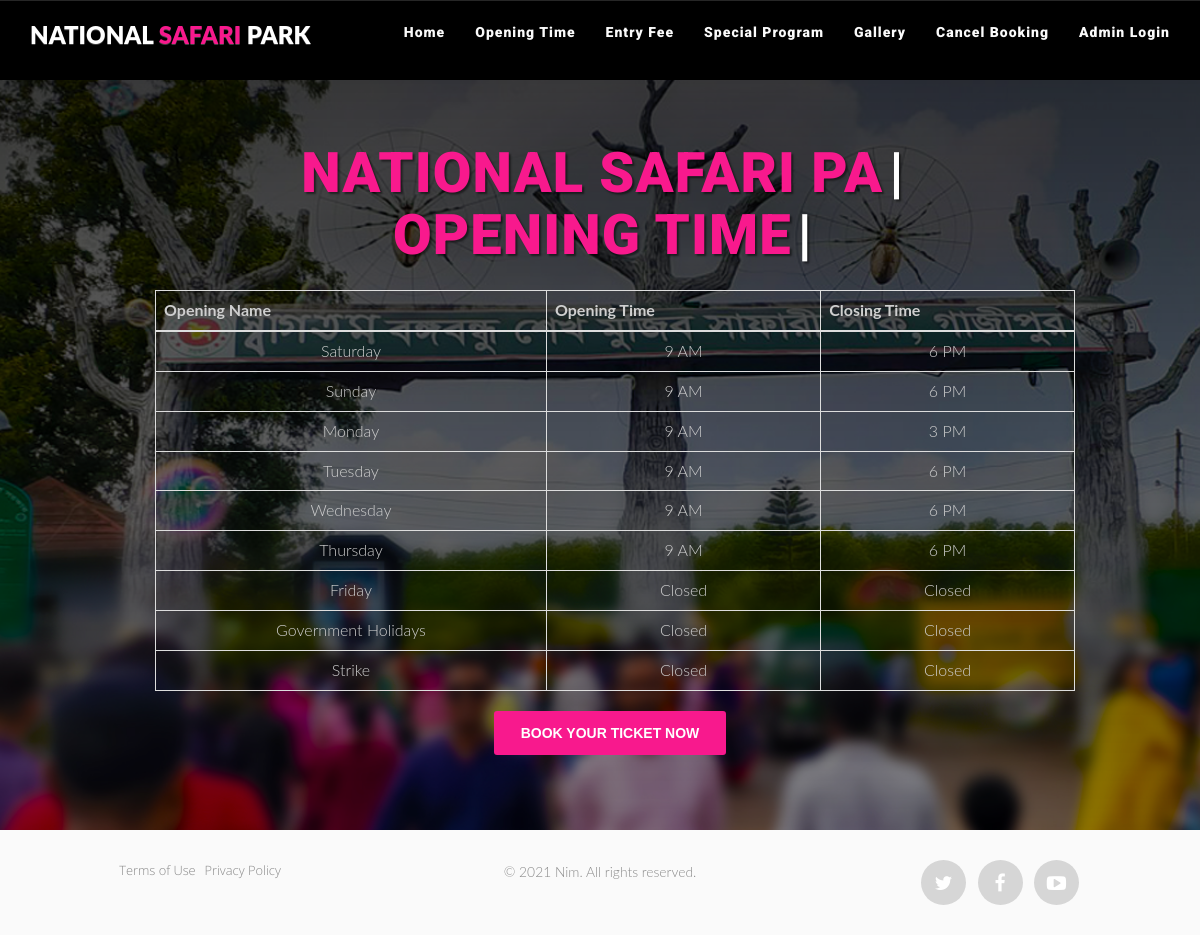
Screenshot of /openingTime.php with the database file from the repository.
### tables this page shows
CREATE TABLE `opening_time` (
  `opening_id` int(11) NOT NULL AUTO_INCREMENT,
  `opening_name` varchar(20) NOT NULL,
  `opening_time` varchar(20) NOT NULL,
  `closing_time` varchar(20) NOT NULL,
  PRIMARY KEY (`opening_id`)
);

### openingTime.php (the view, shortened to what this page needs)
<!DOCTYPE html>
<html>
<head>
<link rel="stylesheet" type="text/css" href="library/font-awesome-4.3.0/css/font-awesome.min.css">
<link rel="stylesheet" type="text/css" href="css/animate.css">
<link rel="stylesheet" type="text/css" href="css/owl.carousel.css">
<link rel="stylesheet" type="text/css" href="css/owl.theme.css">
<link rel="stylesheet" type="text/css" href="css/magnific-popup.css">
<link rel="stylesheet" type="text/css" href="library/bootstrap/css/bootstrap-theme.min.css">
<link rel="stylesheet" type="text/css" href="library/bootstrap/css/bootstrap.css">
<link rel="stylesheet" type="text/css" href="css/style.css">
<link rel="stylesheet" type="text/css" href="css/responsive.css">
<link rel="stylesheet" type="text/css" href="css/color/rose.css">
</head>
<body>
<div class="wrapper">
<?php
include_once('includes/navbar.php');
include_once('database/easyConnection.php');
?>
<section class="main-heading" id="home">
<div class="overlay">
<div class="container">
<div class="row">
<div class="main-heading-content col-md-12 col-sm-12 text-center">
<br>
<br>
<br>
<br>
<br>
<br>
<br>
<br>
<br>
<br>
<br>
<br>
<h1 class="main-heading-title"><span class="main-element themecolor" data-elements=" National Safari Park, National Safari Park, National Safari Park"></span></h1>
<h1 class="main-heading-title"><span class="main-element themecolor" data-elements="  Opening Time, Opening Time, Opening Time"></span></h1>
<div class="container-fluid ">
<div class="container">
<div class="col-md-1">
    </div>
	<div class="col-md-10">
        <br>
		<table id="myTable-book" class="table table-bordered table-hover" cellspacing="0" width="100%">
	    <thead>
	    <tr>
	        <th>Opening Name</th>
			<th>Opening Time</th>
			<th>Closing Time</th>
	    </tr>
	    </thead>
        <tbody>
        <?php
        $query = "SELECT * FROM `opening_time` ORDER BY `opening_id` ASC";
        $times = mysqli_query($con,$query);
        ?>
        <?php foreach($times as $row): ?>
    		<tr>
                <td><?php echo $row['opening_name']; ?></td>
    			<td><?php echo $row['opening_time']; ?></td>
				<td><?php echo $row['closing_time']; ?></td>
    		</tr>
        <?php endforeach; ?>
        </tbody>
    </table>
	</div>
	<div class="btn-bar">
		<a href="reserved.php" class="btn btn-custom theme_background_color">Book Your Ticket Now</a>
    </div>
</div>
</div>
</div>
</div>
</div>
</div>
</div>
</body>
<?php
include_once('includes/footer.php');
?>
</body>
</html>

### css/style.css (style rules this page uses)
* { padding: 0; margin: 0; vertical-align: baseline; }
html { -webkit-font-smoothing:antialiased; }
body,div,dl,dt,dd,ul,ol,li,h1,h2,h3,h4,h5,h6,pre,form,fieldset,p,blockquote,hr,th,td { margin:0; padding:0; }
body { color: #fff; font: normal 16px "Roboto", "Helvetica Neue", Helvetica, Arial, sans-serif; font-weight: 300; background-color: #000; overflow-x: hidden; line-height: 1.5; font-family: 'Lato', sans-serif; text-rendering: optimizeLegibility !important; -webkit-font-smoothing: antialiased !important; }
a { text-decoration: none !important; transition:all 0.3s linear; -webkit-transition:all 0.3s linear; -moz-transition:all 0.3s linear; -ms-transition:all 0.3s linear; -o-transition:all 0.3s linear; }
.wrapper { width:100%; height:100%; position:relative; }
h1, h2, h3, h4, h5, h6, .h1, .h2, .h3, .h4, .h5, .h6 { font-family: 'Roboto', sans-serif; margin: 0; }
.btn { font-size: 14px; font-family: 'Source Sans Pro', sans-serif; text-transform: uppercase; border-radius: 0; }
.btn-custom { border-radius: 3px; padding: 0.8em 1.8em; color: #fff; font-weight: 700; -webkit-transition: all .5s ease-out; -moz-transition: all .5s ease-out; transition: all .5s ease-out; text-transform: uppercase; }
.btn-bar a { margin-right: 10px; }
.main-heading { background: url(../images/main.jpg) center center no-repeat; background-size:cover; background-attachment: fixed; color: #cfcfcf; margin-top:80px; }
.overlay { background: -moz-linear-gradient(top, rgba(0,0,0,0.8) 0%, rgba(0,0,0,0.73) 17%, rgba(0,0,0,0.66) 35%, rgba(0,0,0,0.55) 62%, rgba(0,0,0,0.4) 100%); background: -webkit-gradient(linear, left top, left bottom, color-stop(0%,rgba(0,0,0,0.8)), color-stop(17%,rgba(0,0,0,0.73)), color-stop(35%,rgba(0,0,0,0.66)), color-stop(62%,rgba(0,0,0,0.55)), color-stop(100%,rgba(0,0,0,0.4))); background: -webkit-linear-gradient(top, rgba(0,0,0,0.8) 0%,rgba(0,0,0,0.73) 17%,rgba(0,0,0,0.66) 35%,rgba(0,0,0,0.55) 62%,rgba(0,0,0,0.4) 100%); background: -o-linear-gradient(top, rgba(0,0,0,0.8) 0%,rgba(0,0,0,0.73) 17%,rgba(0,0,0,0.66) 35%,rgba(0,0,0,0.55) 62%,rgba(0,0,0,0.4) 100%); background: -ms-linear-gradient(top, rgba(0,0,0,0.8) 0%,rgba(0,0,0,0.73) 17%,rgba(0,0,0,0.66) 35%,rgba(0,0,0,0.55) 62%,rgba(0,0,0,0.4) 100%); background: linear-gradient(to bottom, rgba(0,0,0,0.8) 0%,rgba(0,0,0,0.73) 17%,rgba(0,0,0,0.66) 35%,rgba(0,0,0,0.55) 62%,rgba(0,0,0,0.4) 100%); filter: progid:DXImageTransform.Microsoft.gradient( startColorstr='#cc000000', endColorstr='#66000000',GradientType=0 ); background-attachment: fixed; height:auto; height:100%; position:relative; }
.overlay > .container { padding:170px 0px; }
.main-heading >.overlay { height: 750px; }
.main-heading-content { -webkit-transform: translateY(-50%); -ms-transform: translateY(-50%); transform: translateY(-50%); position: absolute; top: 30%; left: 0; right: 0; }
.main-heading-title { font-weight: 900; color: #ffffff; text-transform: uppercase; font-size:3.5em; text-shadow: rgba(0,0,0,0.498039) 2px 2px 2px; letter-spacing: 0.02em; }
.main-heading-title span { margin-left: 6px; }

### css/color/rose.css (style rules this page uses)
.themecolor { color:#f8198d; }
.theme_background_color,#downloadbt:hover { background-color:#f8198d; }

### rows the page displays
opening_time: opening_name "Saturday", opening_time "9 AM", closing_time "6 PM"
opening_time: opening_name "Sunday", opening_time "9 AM", closing_time "6 PM"
opening_time: opening_name "Monday", opening_time "9 AM", closing_time "3 PM"
opening_time: opening_name "Tuesday", opening_time "9 AM", closing_time "6 PM"
opening_time: opening_name "Wednesday", opening_time "9 AM", closing_time "6 PM"
opening_time: opening_name "Thursday", opening_time "9 AM", closing_time "6 PM"
opening_time: opening_name "Friday", opening_time "Closed", closing_time "Closed"
opening_time: opening_name "Government Holidays", opening_time "Closed", closing_time "Closed"
opening_time: opening_name "Strike", opening_time "Closed", closing_time "Closed"
